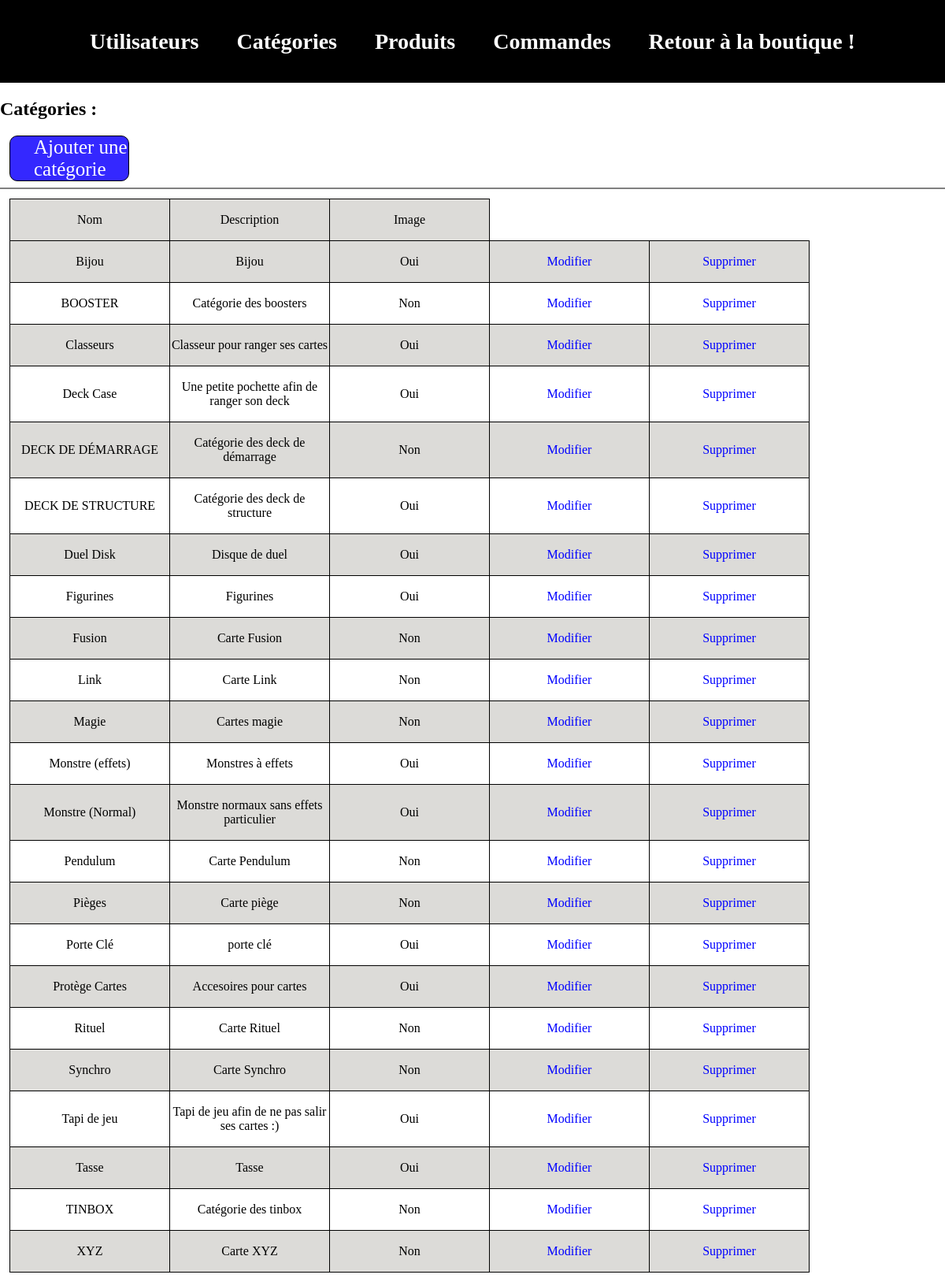
/admin/index.php?page=categories&action=list (signed in), run on the app's committed database.
### tables this page shows
CREATE TABLE IF NOT EXISTS `categories` (
  `id` int(11) NOT NULL AUTO_INCREMENT,
  `name` varchar(255) NOT NULL,
  `description` longtext DEFAULT NULL,
  `image` varchar(255) DEFAULT NULL,
  PRIMARY KEY (`id`)
);

### admin/index.php (called while the page is built, shortened)
<?php
if(isset($_GET['page'])){
    switch ($_GET['page']){
        case'categories' :
            require 'controllers/categoriesController.php';
            break;
    }
}
else{
    require 'controllers/indexController.php';
}
require ('views/layout.php');

### admin/models/Categories.php (called while the page is built, shortened)
<?php
function getAllCategories(){
    $db = dbConnect();
    $query = $db->query('SELECT * FROM categories ORDER BY name ASC');
    $categories =  $query->fetchAll();
    return $categories;
}

### admin/controllers/categoriesController.php (called while the page is built, shortened)
<?php
require 'models/Categories.php';
if (isset($_GET['action'])){
    switch ($_GET['action']) {
        case 'list':
            $categories = getAllCategories();
            break;
    }
}
else{
    header('Location:index.php');
    exit();
}

### admin/views/categoriesList.php (the view, shortened to what this page needs)
<h2>Catégories : </h2>
<div class="add">
    <a href="index.php?page=categories&action=new">Ajouter une catégorie</a>
</div>
<hr>
<table>
    <thead>
    <tr>
        <td><p>Nom</p></td>
        <td><p>Description</p></td>
        <td><p>Image</p></td>
    </tr>
    </thead>
    <?php foreach ($categories as $category): ?>
        <tr>
            <td>
                <p>
                    <?=$category['name']; ?>
                </p>
            </td>
            <td>
                <p>
                    <?=$category['description']; ?>
                </p>
            </td>
            <td>
                <p>
                    <?php if (isset($category['image']) && !empty($category['image'])) :?>
                    Oui
                    <?php else:?>
                    Non
                    <?php endif; ?>
                </p>
            </td>
            <td>
                <a href="index.php?page=categories&action=edit&id=<?= $category['id'] ?>">Modifier</a>
            </td>
            <td>
                <a href="index.php?page=categories&action=delete&id=<?= $category['id'] ?>">Supprimer</a>
            </td>
        </tr>
    <?php endforeach; ?>
</table>

### admin/assets/css/header.css (style rules this page uses)
body { margin: 0; font-family: Oxygen; }

### admin/assets/css/List.css (style rules this page uses)
table tr:nth-child(odd) { background-color: #dcdbd8; }
table { border-collapse: collapse; margin: 1%; }
table td { width: 200px; border: 1px solid black; height: 50px; }
table td a, table td p { display: flex; align-items: center; justify-content: center; text-align: center; }
table td a:link, table td a:visited { text-decoration: none; color: blue; }
.add a:link ,.add a:visited { color: white; text-decoration: none; }
.add a { font-size: 25px; }
.add { border: 1px solid black; background-color: #3428ff; border-radius: 10px; margin: 1% 1% 0 1%; width: 10%; padding-left: 2.5%; }
hr { border: 1.2px solid gray; }

### data on the page
categories: name "Bijou", description "Bijou", image "Oui"
categories: name "BOOSTER", description "Catégorie des boosters", image "Non"
categories: name "Classeurs", description "Classeur pour ranger ses cartes", image "Oui"
categories: name "Deck Case", description "Une petite pochette afin de ranger son deck", image "Oui"
categories: name "DECK DE DÉMARRAGE", description "Catégorie des deck de démarrage", image "Non"
categories: name "DECK DE STRUCTURE", description "Catégorie des deck de structure", image "Oui"
categories: name "Duel Disk", description "Disque de duel", image "Oui"
categories: name "Figurines", description "Figurines", image "Oui"
categories: name "Fusion", description "Carte Fusion", shows "Non"
categories: name "Link", description "Carte Link", shows "Non"
categories: name "Magie", description "Cartes magie", shows "Non"
categories: name "Monstre (effets)", description "Monstres à effets", image "Oui"
categories: name "Monstre (Normal)", description "Monstre normaux sans effets particulier", image "Oui"
categories: name "Pendulum", description "Carte Pendulum", shows "Non"
categories: name "Pièges", description "Carte piège", shows "Non"
categories: name "Porte Clé", description "porte clé", image "Oui"
categories: name "Protège Cartes", description "Accesoires pour cartes", image "Oui"
categories: name "Rituel", description "Carte Rituel", shows "Non"
categories: name "Synchro", description "Carte Synchro", shows "Non"
categories: name "Tapi de jeu", description "Tapi de jeu afin de ne pas salir ses cartes :)", image "Oui"
categories: name "Tasse", description "Tasse", image "Oui"
categories: name "TINBOX", description "Catégorie des tinbox", image "Non"
categories: name "XYZ", description "Carte XYZ", shows "Non"
